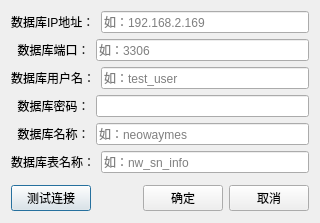
<?xml version="1.0" encoding="UTF-8"?>
<ui version="4.0">
 <class>MysqlInfoPopDlg</class>
 <widget class="QDialog" name="MysqlInfoPopDlg">
  <property name="geometry">
   <rect>
    <x>0</x>
    <y>0</y>
    <width>320</width>
    <height>223</height>
   </rect>
  </property>
  <property name="windowTitle">
   <string>数据库信息</string>
  </property>
  <layout class="QVBoxLayout" name="verticalLayout_2" stretch="1,0">
   <property name="topMargin">
    <number>5</number>
   </property>
   <property name="bottomMargin">
    <number>5</number>
   </property>
   <item>
    <layout class="QVBoxLayout" name="verticalLayout">
     <property name="spacing">
      <number>6</number>
     </property>
     <property name="leftMargin">
      <number>0</number>
     </property>
     <property name="topMargin">
      <number>0</number>
     </property>
     <property name="rightMargin">
      <number>0</number>
     </property>
     <property name="bottomMargin">
      <number>0</number>
     </property>
     <item>
      <layout class="QHBoxLayout" name="horizontalLayout">
       <item>
        <widget class="QLabel" name="label_DbIP">
         <property name="text">
          <string>数据库IP地址：</string>
         </property>
        </widget>
       </item>
       <item>
        <widget class="QLineEdit" name="lineEdit_DbIP">
         <property name="placeholderText">
          <string>如：192.168.2.169</string>
         </property>
        </widget>
       </item>
      </layout>
     </item>
     <item>
      <layout class="QHBoxLayout" name="horizontalLayout_2">
       <item>
        <widget class="QLabel" name="label_DbPort">
         <property name="text">
          <string>  数据库端口：</string>
         </property>
        </widget>
       </item>
       <item>
        <widget class="QLineEdit" name="lineEdit_DbPort">
         <property name="placeholderText">
          <string>如：3306</string>
         </property>
        </widget>
       </item>
      </layout>
     </item>
     <item>
      <layout class="QHBoxLayout" name="horizontalLayout_3">
       <item>
        <widget class="QLabel" name="label_DbUserName">
         <property name="text">
          <string>数据库用户名：</string>
         </property>
        </widget>
       </item>
       <item>
        <widget class="QLineEdit" name="lineEdit_DbUserName">
         <property name="placeholderText">
          <string>如：test_user</string>
         </property>
        </widget>
       </item>
      </layout>
     </item>
     <item>
      <layout class="QHBoxLayout" name="horizontalLayout_4">
       <item>
        <widget class="QLabel" name="label_DbPassword">
         <property name="text">
          <string>  数据库密码：</string>
         </property>
        </widget>
       </item>
       <item>
        <widget class="QLineEdit" name="lineEdit_DbPassword">
         <property name="echoMode">
          <enum>QLineEdit::Password</enum>
         </property>
        </widget>
       </item>
      </layout>
     </item>
     <item>
      <layout class="QHBoxLayout" name="horizontalLayout_5">
       <item>
        <widget class="QLabel" name="label_DbName">
         <property name="text">
          <string>  数据库名称：</string>
         </property>
        </widget>
       </item>
       <item>
        <widget class="QLineEdit" name="lineEdit_DbName">
         <property name="placeholderText">
          <string>如：neowaymes</string>
         </property>
        </widget>
       </item>
      </layout>
     </item>
     <item>
      <layout class="QHBoxLayout" name="horizontalLayout_6">
       <item>
        <widget class="QLabel" name="label_DbTableName">
         <property name="text">
          <string>数据库表名称：</string>
         </property>
        </widget>
       </item>
       <item>
        <widget class="QLineEdit" name="lineEdit_DbTableName">
         <property name="placeholderText">
          <string>如：nw_sn_info</string>
         </property>
        </widget>
       </item>
      </layout>
     </item>
    </layout>
   </item>
   <item>
    <layout class="QHBoxLayout" name="horizontalLayout_7">
     <item>
      <widget class="QPushButton" name="btn_test">
       <property name="text">
        <string>测试连接</string>
       </property>
      </widget>
     </item>
     <item>
      <spacer name="horizontalSpacer">
       <property name="orientation">
        <enum>Qt::Horizontal</enum>
       </property>
       <property name="sizeHint" stdset="0">
        <size>
         <width>40</width>
         <height>20</height>
        </size>
       </property>
      </spacer>
     </item>
     <item>
      <widget class="QPushButton" name="btn_ok">
       <property name="text">
        <string>确定</string>
       </property>
      </widget>
     </item>
     <item>
      <widget class="QPushButton" name="btn_cancel">
       <property name="text">
        <string>取消</string>
       </property>
      </widget>
     </item>
    </layout>
   </item>
  </layout>
 </widget>
 <resources/>
 <connections>
  <connection>
   <sender>btn_ok</sender>
   <signal>clicked()</signal>
   <receiver>MysqlInfoPopDlg</receiver>
   <slot>accept()</slot>
   <hints>
    <hint type="sourcelabel">
     <x>278</x>
     <y>253</y>
    </hint>
    <hint type="destinationlabel">
     <x>96</x>
     <y>254</y>
    </hint>
   </hints>
  </connection>
  <connection>
   <sender>btn_cancel</sender>
   <signal>clicked()</signal>
   <receiver>MysqlInfoPopDlg</receiver>
   <slot>reject()</slot>
   <hints>
    <hint type="sourcelabel">
     <x>369</x>
     <y>253</y>
    </hint>
    <hint type="destinationlabel">
     <x>179</x>
     <y>282</y>
    </hint>
   </hints>
  </connection>
 </connections>
</ui>
